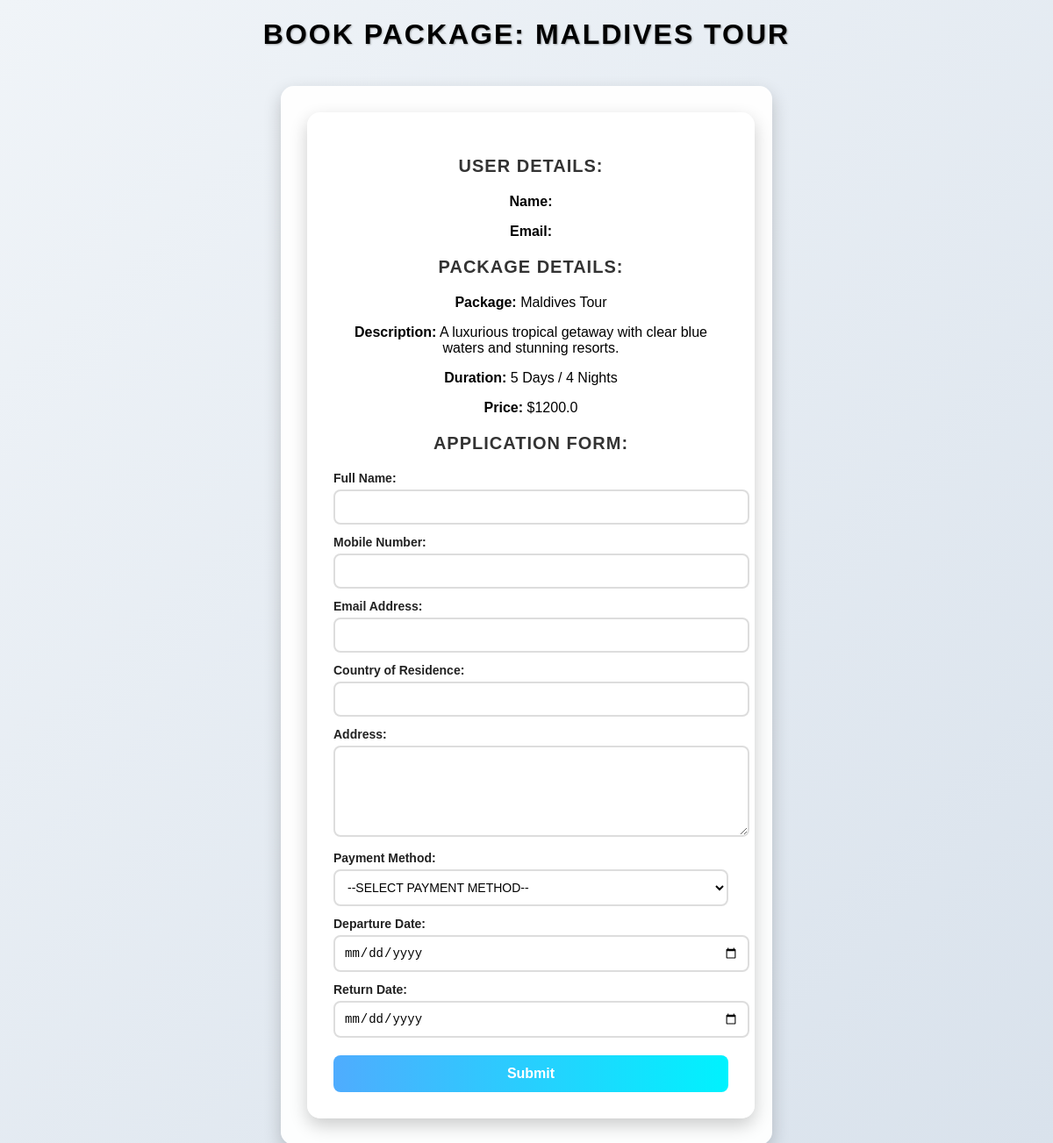
The app's page /apply/1 with its own data.
### app.py (models this page shows)
class Package(db.Model):
    id = db.Column(db.Integer, primary_key=True)
    package_name = db.Column(db.String(255), nullable=False, unique=True)
    destinations = db.Column(db.String(255), nullable=False)
    package_description = db.Column(db.Text, nullable=False)
    duration = db.Column(db.String(100), nullable=False)
    travel_dates = db.Column(db.String(100), nullable=False)
    price = db.Column(db.Float, nullable=False)
    package_image = db.Column(db.String(255), nullable=True)

### app.py (the view, shortened to what this page needs)
@app.route('/apply/<int:package_id>', methods=['GET', 'POST'])
def apply(package_id):
    package = Package.query.get(package_id)
    if package is None:
        flash("Package not found!", "error")
        return redirect(url_for('packages'))
    user_id = session.get('user_id')
    user = User.query.get(user_id)
    return render_template('apply.html', package=package, user=user)

### templates/apply.html (shortened to what this page needs)
<!DOCTYPE html>
<html lang="en">
<head>
</head>
<body>
<h1>Book Package: {{ package.package_name }}</h1>
<div class="application-form-container">
<div class="application-form-container">
    <form method="POST">
        <h3>User Details:</h3>
        <p><strong>Name:</strong> {{ user.username }}</p>
        <p><strong>Email:</strong> {{ user.email }}</p>
        <h3>Package Details:</h3>
        <p><strong>Package:</strong> {{ package.package_name }}</p>
        <p><strong>Description:</strong> {{ package.package_description }}</p>
        <p><strong>Duration:</strong> {{ package.duration }}</p>
        <p><strong>Price:</strong> ${{ package.price }}</p>
        <h3>Application Form:</h3>
        <label for="full_name">Full Name:</label>
        <input type="text" id="full_name" name="full_name" required>
        <label for="mobile_number">Mobile Number:</label>
        <input type="text" id="mobile_number" name="mobile_number" required>
        <label for="email_address">Email Address:</label>
        <input type="email" id="email_address" name="email_address" required>
        <label for="country_of_residence">Country of Residence:</label>
        <input type="text" id="country_of_residence" name="country_of_residence" required>
        <label for="address">Address:</label>
        <textarea id="address" name="address" required></textarea>
        <label for="payment_method">Payment Method:</label>
        <select id="payment_method" name="payment_method" required>
            <option value="default">--SELECT PAYMENT METHOD--</option>
        </select>
        <label for="departure_date">Departure Date:</label>
        <input type="date" id="departure_date" name="departure_date" required>
        <label for="return_date">Return Date:</label>
        <input type="date" id="return_date" name="return_date" required>
        <button type="submit">Submit</button>
    </form>
</div>
</body>
</html>

### templates/apply.html (style rules this page uses)
body { font-family: 'Poppins', sans-serif; background: linear-gradient(135deg, #f0f4f8, #d9e2ec); margin: 0; padding: 0; display: flex; flex-direction: column; justify-content: flex-start; align-items: center; min-height: 100vh; }
h1 { font-size: 32px; text-transform: uppercase; margin-bottom: 40px; letter-spacing: 2px; text-shadow: 1px 1px 2px rgba(0, 0, 0, 0.3); }
.application-form-container { background: rgba(255, 255, 255, 0.95); padding: 30px; border-radius: 15px; box-shadow: 0px 8px 20px rgba(0, 0, 0, 0.2); max-width: 500px; width: 90%; text-align: center; animation: fadeIn 1s ease-in-out; }
h3 { color: #333; margin-top: 20px; font-size: 20px; text-transform: uppercase; font-weight: bold; letter-spacing: 1px; }
label { display: block; font-size: 14px; font-weight: bold; color: #222; margin-top: 12px; text-align: left; }
input, textarea, select { width: 100%; padding: 10px; margin-top: 5px; border: 2px solid #ddd; border-radius: 8px; font-size: 14px; transition: 0.3s ease-in-out; background: #ffffff; }
textarea { resize: vertical; min-height: 80px; }
select { cursor: pointer; background-color: white; }
button { background: linear-gradient(90deg, #4facfe, #00f2fe); color: white; font-size: 16px; font-weight: bold; border: none; padding: 12px 20px; width: 100%; border-radius: 8px; cursor: pointer; transition: 0.4s; margin-top: 20px; }

### records on screen
Package: package_name "MALDIVES TOUR", package_name "Maldives Tour", package_description "A luxurious tropical getaway with clear blue waters and stunning resorts.", duration "5 Days / 4 Nights", price "1200.0"
